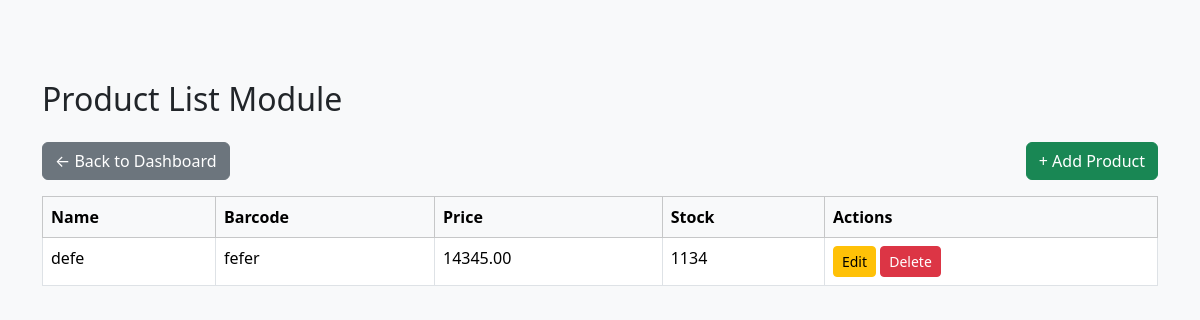
Page /sample-module/ on the committed database.
### sample_module/models.py (models this page shows, shortened)
class Product(models.Model):
    name = models.CharField(max_length=100)
    barcode = models.CharField(max_length=50)
    price = models.DecimalField(max_digits=10, decimal_places=2)
    stock = models.PositiveIntegerField()
    description = models.TextField(null=True, blank=True)

### sample_module/views.py (the view)
    def wrapper(request, *args, **kwargs):
        if not is_module_active():
            return redirect('home')
        return view_func(request, *args, **kwargs)

### sample_module/utils.py (called while the page is built)
def is_description_enabled():
    try:
        module = ModuleRegistry.objects.get(name='sample_module')
        return module.version >= 2
    except ModuleRegistry.DoesNotExist:
        return False

### sample_module/views.py (called while the page is built)
def is_module_active():
    try:
        return ModuleRegistry.objects.get(name='sample_module').is_installed
    except ModuleRegistry.DoesNotExist:
        return False

def module_guard(view_func):
    def wrapper(request, *args, **kwargs):
        if not is_module_active():
            return redirect('home')
        return view_func(request, *args, **kwargs)
    return wrapper

@module_guard
def product_list(request):
    products = Product.objects.all()
    return render(request, 'product_list.html', {
        'products': products,
        'has_description': is_description_enabled()
    })

### templates/product_list.html (shortened to what this page needs)
{% extends "base.html" %}
{% block content %}
<h2 class="mb-4">Product List Module</h2>
<a href="{% url 'home' %}" class="btn btn-secondary mb-3">&larr; Back to Dashboard</a>
<a href="{% url 'product_create' %}" class="btn btn-success mb-3 float-end">+ Add Product</a>
<table class="table table-bordered table-hover">
  <thead class="table-light">
    <tr>
      <th>Name</th>
      <th>Barcode</th>
      <th>Price</th>
      <th>Stock</th>
      <th>Actions</th>
    </tr>
  </thead>
  <tbody>
    {% for product in products %}
      <tr>
        <td>{{ product.name }}</td>
        <td>{{ product.barcode }}</td>
        <td>{{ product.price }}</td>
        <td>{{ product.stock }}</td>
        <td>
          <a href="{% url 'product_update' product.pk %}" class="btn btn-sm btn-warning">Edit</a>
          <button class="btn btn-sm btn-danger" data-bs-toggle="modal" data-bs-target="#confirmDeleteModal{{ product.pk }}">Delete</button>
        </td>
      </tr>
    {% endfor %}
  </tbody>
</table>
{% endblock %}

### rows in the picture
Product: name "defe", barcode "fefer", price "14345.00", stock "1134"
